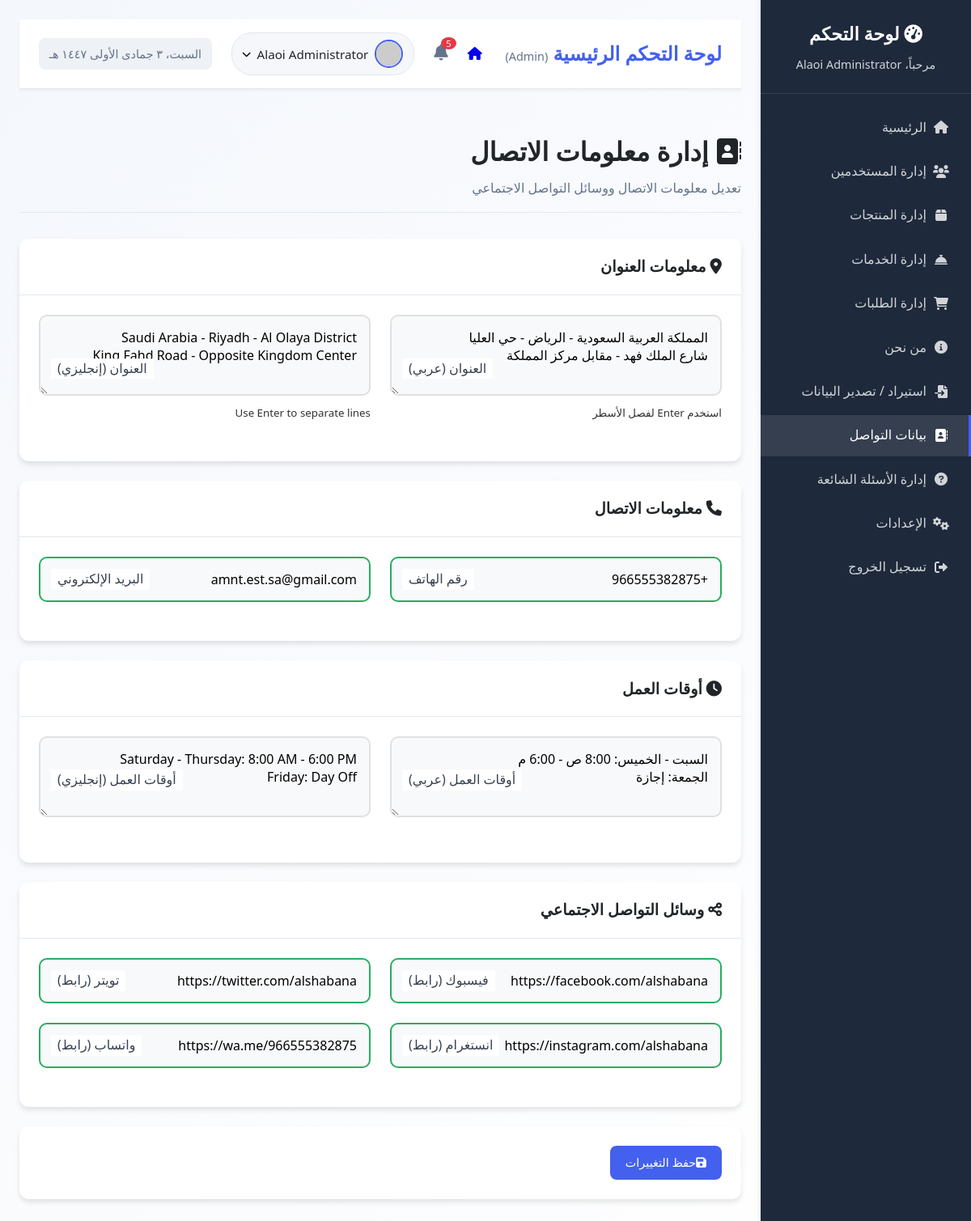
The app's page /admin/contact_info.php (signed in) with its own data.
### tables this page shows
CREATE TABLE `contact_info` (
  `id` int(11) NOT NULL,
  `address` text DEFAULT NULL,
  `address_en` text DEFAULT NULL,
  `phone` varchar(20) DEFAULT NULL,
  `email` varchar(100) DEFAULT NULL,
  `working_hours_ar` varchar(255) DEFAULT NULL,
  `working_hours_en` varchar(255) DEFAULT NULL,
  `social_facebook` varchar(255) DEFAULT NULL,
  `social_twitter` varchar(255) DEFAULT NULL,
  `social_instagram` varchar(255) DEFAULT NULL,
  `social_whatsapp` varchar(255) DEFAULT NULL,
  `created_at` timestamp NOT NULL DEFAULT current_timestamp(),
  `updated_at` timestamp NOT NULL DEFAULT current_timestamp() ON UPDATE current_timestamp()
);

### admin/contact_info.php (the view, shortened to what this page needs)
<?php
require_once '../config.php';
try {
    $stmt = $pdo->query("SELECT * FROM contact_info LIMIT 1");
    $contact_info = $stmt->fetch(PDO::FETCH_ASSOC);
} catch (PDOException $e) {
    $error = "خطأ في جلب بيانات الاتصال: " . $e->getMessage();
}
?>
<!DOCTYPE html>
<html lang="ar" dir="rtl">
<head>
    <link rel="stylesheet" href="../style.css">
    <link rel="stylesheet" href="https://cdnjs.cloudflare.com/ajax/libs/font-awesome/6.0.0/css/all.min.css">
</head>
<body>
    <div class="dashboard">
        <?php include 'sidebar.php'; ?>
        <main class="main-content">
            <?php include 'admin_navbar.php'; ?>
            <div class="contact-management">
                <div class="header">
                    <h1><i class="fas fa-address-book"></i> إدارة معلومات الاتصال</h1>
                    <p>تعديل معلومات الاتصال ووسائل التواصل الاجتماعي</p>
                </div>
                <form method="POST">
                    <div class="card">
                        <div class="card-header">
                            <h3><i class="fas fa-map-marker-alt"></i> معلومات العنوان</h3>
                        </div>
                        <div class="card-body">
                            <div class="row">
                                <div class="col-6">
                                    <div class="form-group">
                                        <label for="address_ar">العنوان (عربي)</label>
                                        <textarea class="form-control" id="address_ar" name="address_ar" rows="3"><?php echo htmlspecialchars($contact_info['address'] ?? ''); ?></textarea>
                                        <small>استخدم Enter لفصل الأسطر</small>
                                    </div>
                                </div>
                                <div class="col-6">
                                    <div class="form-group">
                                        <label for="address_en">العنوان (إنجليزي)</label>
                                        <textarea class="form-control" id="address_en" name="address_en" rows="3"><?php echo htmlspecialchars($contact_info['address_en'] ?? ''); ?></textarea>
                                        <small>Use Enter to separate lines</small>
                                    </div>
                                </div>
                            </div>
                        </div>
                    </div>
                    <div class="card">
                        <div class="card-header">
                            <h3><i class="fas fa-phone"></i> معلومات الاتصال</h3>
                        </div>
                        <div class="card-body">
                            <div class="row">
                                <div class="col-6">
                                    <div class="form-group">
                                        <label for="phone">رقم الهاتف</label>
                                        <input type="text" class="form-control" id="phone" name="phone"
                                               value="<?php echo htmlspecialchars($contact_info['phone'] ?? ''); ?>">
                                    </div>
                                </div>
                                <div class="col-6">
                                    <div class="form-group">
                                        <label for="email">البريد الإلكتروني</label>
                                        <input type="email" class="form-control" id="email" name="email"
                                               value="<?php echo htmlspecialchars($contact_info['email'] ?? ''); ?>">
                                    </div>
                                </div>
                            </div>
                        </div>
                    </div>
                    <div class="card">
                        <div class="card-header">
                            <h3><i class="fas fa-clock"></i> أوقات العمل</h3>
                        </div>
                        <div class="card-body">
                            <div class="row">
                                <div class="col-6">
                                    <div class="form-group">
                                        <label for="working_hours_ar">أوقات العمل (عربي)</label>
                                        <textarea class="form-control" id="working_hours_ar" name="working_hours_ar" rows="2"><?php echo htmlspecialchars($contact_info['working_hours_ar'] ?? ''); ?></textarea>
                                    </div>
                                </div>
                                <div class="col-6">
                                    <div class="form-group">
                                        <label for="working_hours_en">أوقات العمل (إنجليزي)</label>
                                        <textarea class="form-control" id="working_hours_en" name="working_hours_en" rows="2"><?php echo htmlspecialchars($contact_info['working_hours_en'] ?? ''); ?></textarea>
                                    </div>
                                </div>
                            </div>
                        </div>
                    </div>
                    <div class="card">
                        <div class="card-header">
                            <h3><i class="fas fa-share-alt"></i> وسائل التواصل الاجتماعي</h3>
                        </div>
                        <div class="card-body">
                            <div class="row">
                                <div class="col-6">
                                    <div class="form-group">
                                        <label for="social_facebook">فيسبوك (رابط)</label>
                                        <input type="url" class="form-control" id="social_facebook" name="social_facebook"
                                               value="<?php echo htmlspecialchars($contact_info['social_facebook'] ?? ''); ?>">
                                    </div>
                                </div>
                                <div class="col-6">
                                    <div class="form-group">
                                        <label for="social_twitter">تويتر (رابط)</label>
                                        <input type="url" class="form-control" id="social_twitter" name="social_twitter"
                                               value="<?php echo htmlspecialchars($contact_info['social_twitter'] ?? ''); ?>">
                                    </div>
                                </div>
                            </div>
                            <div class="row">
                                <div class="col-6">
                                    <div class="form-group">
                                        <label for="social_instagram">انستغرام (رابط)</label>
                                        <input type="url" class="form-control" id="social_instagram" name="social_instagram"
                                               value="<?php echo htmlspecialchars($contact_info['social_instagram'] ?? ''); ?>">
                                    </div>
                                </div>
                                <div class="col-6">
                                    <div class="form-group">
                                        <label for="social_whatsapp">واتساب (رابط)</label>
                                        <input type="url" class="form-control" id="social_whatsapp" name="social_whatsapp"
                                               value="<?php echo htmlspecialchars($contact_info['social_whatsapp'] ?? ''); ?>">
                                    </div>
                                </div>
                            </div>
                        </div>
                    </div>
                    <div class="card">
                        <div class="card-body">
                            <button type="submit" name="update_contact" class="btn btn-primary btn-lg">
                                <i class="fas fa-save"></i> حفظ التغييرات
                            </button>
                        </div>
                    </div>
                </form>
            </div>
        </main>
    </div>
</body>
</html>

### style.css (style rules this page uses)
:root { --primary-blue: #0A1E4A; --primary-dark: #06122E; --primary-light: #1E3A8A; --accent-gold: #FFC300; --accent-orange: #FF6B00; --secondary-light: #F4F7FC; --secondary-gray: #64748B; --text-dark: #1E293B; --text-light: #FFFFFF; --success: #10B981; --warning: #F59E0B; --error: #EF4444; --border-radius: 16px; --border-radius-sm: 8px; --shadow-sm: 0 2px 4px rgba(0,0,0,0.1); --shadow-md: 0 4px 12px rgba(0,0,0,0.15); --shadow-lg: 0 8px 30px rgba(0,0,0,0.2); --transition-fast: 0.3s; --transition-medium: 0.5s; --transition-slow: 0.8s; }
* { margin: 0; padding: 0; box-sizing: border-box; }
html { scroll-behavior: smooth; }
body { font-family: 'Tajawal', sans-serif; color: var(--text-dark); background: linear-gradient(135deg, #F4F7FC 0%, #FFFFFF 100%); line-height: 1.7; overflow-x: hidden; }
.form-group { position: relative; margin-bottom: 30px; }
.form-group input, .form-group textarea { width: 100%; padding: 15px; border: 2px solid #E2E8F0; border-radius: var(--border-radius-sm); font-size: 1rem; font-family: 'Tajawal', sans-serif; transition: var(--transition-fast); background: var(--text-light); }
.form-group label { position: absolute; top: 15px; right: 15px; color: var(--secondary-gray); transition: var(--transition-fast); pointer-events: none; background: var(--text-light); padding: 0 5px; }
[dir="rtl"] .form-group label { right: auto; left: 15px; }
[dir="rtl"] { text-align: right; }
.form-group { position: relative; }
.form-group input, .form-group textarea { width: 100%; padding: 15px; border: 2px solid #e0e0e0; border-radius: 10px; font-size: 1rem; background: #f8f9fa; transition: all 0.3s ease; outline: none; font-family: inherit; }
.form-group textarea { resize: vertical; min-height: 120px; }
.form-group label { position: absolute; top: 50%; right: 15px; transform: translateY(-50%); color: #7f8c8d; font-size: 1rem; transition: all 0.3s ease; pointer-events: none; background: white; padding: 0 8px; }

### admin/contact_info.php (style rules this page uses)
:root { --primary: #4361ee; --secondary: #3f37c9; --success: #4cc9f0; --info: #4895ef; --warning: #f72585; --danger: #e63946; --light: #f8f9fa; --dark: #212529; --sidebar-bg: #1e293b; --card-shadow: 0 4px 6px rgba(0, 0, 0, 0.1); --transition: all 0.3s ease; }
* { margin: 0; padding: 0; box-sizing: border-box; font-family: 'Segoe UI', Tahoma, Geneva, Verdana, sans-serif; }
body { background-color: #f5f7fb; color: #333; line-height: 1.6; }
.dashboard { display: flex; min-height: 100vh; }
.main-content { flex: 1; padding: 1.5rem; overflow-y: auto; }
.header { margin-bottom: 2rem; padding-bottom: 1rem; border-bottom: 1px solid #e2e8f0; }
.header h1 { color: var(--dark); font-weight: 600; margin-bottom: 0.5rem; }
.header p { color: #64748b; }
.card { background: white; border-radius: 12px; box-shadow: var(--card-shadow); overflow: hidden; transition: var(--transition); border: none; margin-bottom: 1.5rem; }
.card-header { padding: 1.2rem 1.5rem; border-bottom: 1px solid #e2e8f0; background: white; }
.card-header h3 { font-size: 1.2rem; font-weight: 600; color: var(--dark); }
.card-body { padding: 1.5rem; }
.btn { display: inline-flex; align-items: center; justify-content: center; padding: 0.7rem 1.2rem; border-radius: 8px; font-weight: 500; text-decoration: none; transition: var(--transition); border: none; cursor: pointer; font-size: 0.9rem; }
.btn-primary { background: var(--primary); color: white; }
.form-group { margin-bottom: 1.5rem; }
.form-group label { display: block; margin-bottom: 0.5rem; font-weight: 500; color: #374151; }
.form-control { width: 100%; padding: 0.75rem 1rem; border: 1px solid #d1d5db; border-radius: 8px; font-size: 1rem; transition: var(--transition); }
textarea.form-control { resize: vertical; min-height: 100px; }
.row { display: flex; flex-wrap: wrap; margin: 0 -0.75rem; }
.col-6 { flex: 0 0 50%; max-width: 50%; padding: 0 0.75rem; }

### records on screen
contact_info: address_ar "المملكة العربية السعودية - الرياض - حي العليا شارع الملك فهد - مقابل مركز المملكة", address_en "Saudi Arabia - Riyadh - Al Olaya District King Fahd Road - Opposite Kingdom Center", phone "+966555382875", email "amnt.est.sa@gmail.com", working_hours_ar "السبت - الخميس: 8:00 ص - 6:00 م الجمعة: إجازة", working_hours_en "Saturday - Thursday: 8:00 AM - 6:00 PM Friday: Day Off", social_facebook "https://facebook.com/alshabana", social_twitter "https://twitter.com/alshabana", social_instagram "https://instagram.com/alshabana", social_whatsapp "https://wa.me/966555382875"

### other values on screen
$sidebar_translations[$currentLang]['dashboard'] "لوحة التحكم"
$sidebar_translations[$currentLang]['welcome'] "مرحباً،"
$_SESSION['full_name'] "Alaoi Administrator"
$sidebar_translations[$currentLang][$item['text_key']] "الرئيسية"
$sidebar_translations[$currentLang][$item['text_key']] "إدارة المستخدمين"
$sidebar_translations[$currentLang][$item['text_key']] "إدارة المنتجات"
$sidebar_translations[$currentLang][$item['text_key']] "إدارة الخدمات"
$sidebar_translations[$currentLang][$item['text_key']] "إدارة الطلبات"
$sidebar_translations[$currentLang][$item['text_key']] "من نحن"
$sidebar_translations[$currentLang][$item['text_key']] "استيراد / تصدير البيانات"
$sidebar_translations[$currentLang][$item['text_key']] "بيانات التواصل"
$sidebar_translations[$currentLang][$item['text_key']] "إدارة الأسئلة الشائعة"
$sidebar_translations[$currentLang][$item['text_key']] "الإعدادات"
$sidebar_translations[$currentLang]['logout'] "تسجيل الخروج"
$navbar_translations[$currentLang]['dashboard'] "لوحة التحكم الرئيسية"
